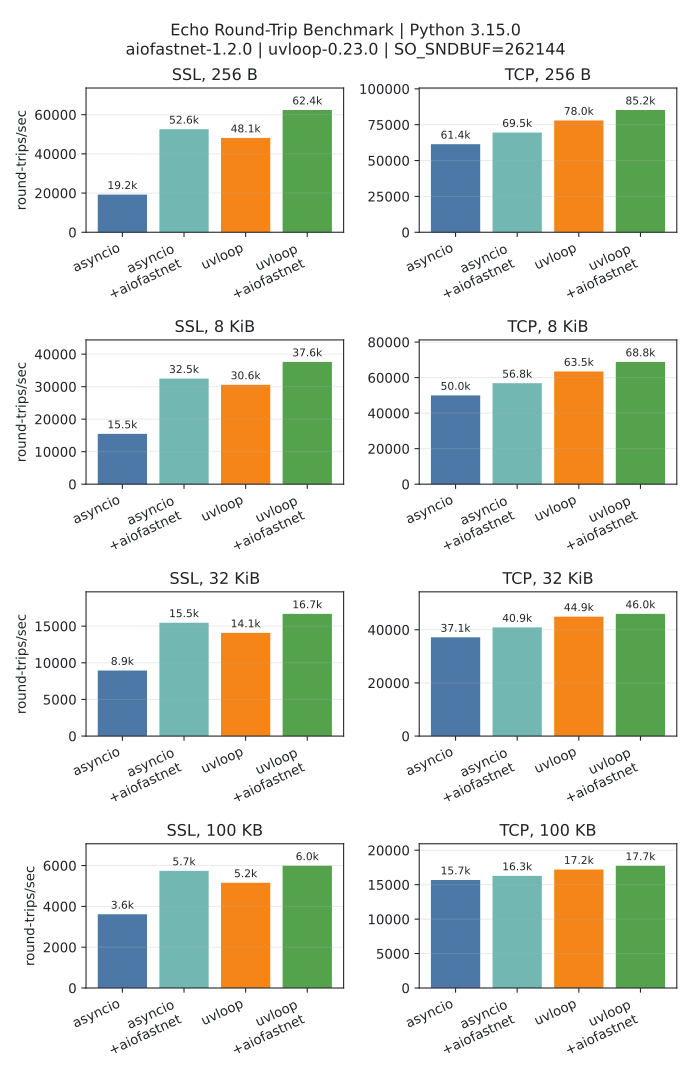

Recreate this plot in Python.
#!/usr/bin/env python3
import argparse
import asyncio
import logging
import math
import socket
import sys
from logging import basicConfig
from pathlib import Path

import matplotlib.pyplot as plt

import aiofastnet
from benchmark.plot_utils import SVG_PLOT_STYLE, save_svg
from examples.utils import build_ssl_contexts, run_pair, set_socket_sndbuf

try:
    import uvloop
except ImportError:
    uvloop = None


try:
    import blazio
except ImportError:
    blazio = None


UDP_MAX_PAYLOAD_SIZE = 65507
SUPPORTED_TRANSPORTS = ["ssl", "tcp", "udp"]
SUPPORTED_LOOPS = ["asyncio", "uvloop", "blazio"]


def _round_msg_size(msg_size: int, chunks: int) -> int:
    return max(chunks, ((msg_size + chunks // 2) // chunks) * chunks)


async def run_benchmark(args, loop_kind: str, variant: str, transport_kind: str, msg_size: int):
    if args.asyncio_debug:
        asyncio.get_running_loop().set_debug(True)

    payload = b"x" * msg_size

    server_ssl_ctx, client_ssl_ctx = build_ssl_contexts(enable_ktls=False) \
        if transport_kind == "ssl" else (None, None)

    if variant == "aiofastnet_fb":
        if server_ssl_ctx is not None:
            server_ssl_ctx._aiofastnet_force_fallback_ssl = True
            client_ssl_ctx._aiofastnet_force_fallback_ssl = True

    use_aiofastnet = "aiofastnet" in variant

    requests = await run_pair(
        use_aiofastnet,
        args.duration,
        payload,
        not args.simple,
        server_ssl_ctx,
        client_ssl_ctx,
        None,
        args.sndbuf_size,
        transport_kind,
        args.writelines,
        args.writelines_seq,
    )
    rps = requests/args.duration
    print(f"{transport_kind}-{loop_kind}-{variant}-{msg_size}: {rps:.2f}")

    return rps


def _plot_results(
    results: dict[str, dict[int, dict[str, float]]],
    msg_sizes: list[int],
    python_version: str,
    aiofastnet_version: str,
    sndbuf_size: int,
    uvloop_version: str,
    save_plot: bool,
) -> None:
    transports = list(filter((lambda t: t in results), SUPPORTED_TRANSPORTS))

    if not transports:
        return

    variants = _collect_variants(results)
    if not variants:
        return

    with plt.rc_context(SVG_PLOT_STYLE if save_plot else {}):
        fig, _axes = _plot_absolute_results(results, transports, msg_sizes, variants)
        fig.suptitle(
            f"Echo Round-Trip Benchmark | Python {python_version}\naiofastnet-{aiofastnet_version} | "
            f"uvloop-{uvloop_version} | SO_SNDBUF={sndbuf_size}"
        )
        fig.tight_layout()

        if save_plot:
            output_path = Path(__file__).with_name("benchmark.svg")
            save_svg(fig, output_path)
            print(f"saved plot to {output_path}")

        heatmap_fig = _plot_speedup_heatmap(results, transports, msg_sizes)
        if heatmap_fig is not None:
            heatmap_fig.suptitle("aiofastnet speedup over native")
            heatmap_fig.tight_layout()
            if save_plot:
                output_path = Path(__file__).with_name("benchmark_speedup.svg")
                save_svg(heatmap_fig, output_path)
                print(f"saved plot to {output_path}")
        else:
            print("skipped speedup heatmap: need both native and aiofastnet results for at least one loop")

        if not save_plot:
            plt.show()


def _collect_variants(results: dict[str, dict[int, dict[str, float]]]) -> list[str]:
    preferred = ["asyncio", "asyncio+aiofastnet", "uvloop", "uvloop+aiofastnet"]
    seen = set()
    variants = []

    for variant in preferred:
        if any(variant in by_variant for by_msg in results.values() for by_variant in by_msg.values()):
            variants.append(variant)
            seen.add(variant)

    for by_msg in results.values():
        for by_variant in by_msg.values():
            for variant in by_variant:
                if variant not in seen:
                    variants.append(variant)
                    seen.add(variant)

    return variants


def _plot_absolute_results(
    results: dict[str, dict[int, dict[str, float]]],
    transports: list[str],
    msg_sizes: list[int],
    variants: list[str],
):
    rows = len(msg_sizes)
    cols = len(transports)
    fig_width = max(6.0, 3.6 * cols)
    fig_height = max(3.2, 2.8 * rows)
    fig, axes = plt.subplots(rows, cols, figsize=(fig_width, fig_height), squeeze=False)

    for row, msg_size in enumerate(msg_sizes):
        for col, transport in enumerate(transports):
            ax = axes[row][col]
            values_by_variant = results.get(transport, {}).get(msg_size, {})
            local_variants = [variant for variant in variants if variant in values_by_variant]
            values = [values_by_variant[variant] for variant in local_variants]

            if values:
                bars = ax.bar(range(len(local_variants)), values, color=_variant_colors(local_variants))
                ax.set_ylim(0, max(values) * 1.18)
                _annotate_bars(ax, bars, values)
            else:
                ax.set_ylim(0, 1)
                ax.text(0.5, 0.5, "no data", ha="center", va="center", transform=ax.transAxes)

            ax.set_title(f"{transport.upper()}, {_format_msg_size(msg_size)}")
            ax.set_xticks(range(len(local_variants)))
            ax.set_xticklabels([_format_variant(variant) for variant in local_variants], rotation=25, ha="right")
            ax.grid(axis="y", alpha=0.25)

            if col == 0:
                ax.set_ylabel("round-trips/sec")

    return fig, axes


def _plot_speedup_heatmap(
    results: dict[str, dict[int, dict[str, float]]],
    transports: list[str],
    msg_sizes: list[int],
):
    row_labels = []
    heatmap_data = []

    for transport in transports:
        for loop_kind in ("asyncio", "uvloop"):
            native_key = loop_kind
            aiofastnet_key = f"{loop_kind}+aiofastnet"
            row = []
            has_pair = False

            for msg_size in msg_sizes:
                values = results.get(transport, {}).get(msg_size, {})
                native = values.get(native_key)
                aiofastnet = values.get(aiofastnet_key)
                if native and aiofastnet:
                    row.append(aiofastnet / native)
                    has_pair = True
                else:
                    row.append(math.nan)

            if has_pair:
                row_labels.append(f"{transport.upper()} {loop_kind}")
                heatmap_data.append(row)

    if not heatmap_data:
        return None

    fig_width = max(6.0, 1.5 * len(msg_sizes) + 3.0)
    fig_height = max(2.6, 0.55 * len(row_labels) + 1.6)
    fig, ax = plt.subplots(figsize=(fig_width, fig_height))
    finite_values = [value for row in heatmap_data for value in row if not math.isnan(value)]
    vmin = min(1.0, min(finite_values))
    vmax = max(finite_values)
    if vmin == vmax:
        vmax = vmin + 0.01
    image = ax.imshow(heatmap_data, cmap="YlGn", aspect="auto", vmin=vmin, vmax=vmax)

    ax.set_xticks(range(len(msg_sizes)))
    ax.set_xticklabels([_format_msg_size(msg_size) for msg_size in msg_sizes])
    ax.set_yticks(range(len(row_labels)))
    ax.set_yticklabels(row_labels)

    for row_idx, row in enumerate(heatmap_data):
        for col_idx, value in enumerate(row):
            if math.isnan(value):
                label = "-"
            else:
                label = f"{value:.2f}x"
            ax.text(col_idx, row_idx, label, ha="center", va="center", color="black")

    fig.colorbar(image, ax=ax, label="speedup")
    return fig


def _format_msg_size(size: int) -> str:
    if size >= 1024 and size % 1024 == 0:
        return f"{size // 1024} KiB"
    if size >= 1000:
        return f"{size / 1000:g} KB"
    return f"{size} B"


def _format_variant(variant: str) -> str:
    return variant.replace("+", "\n+")


def _variant_colors(variants: list[str]) -> list[str]:
    colors = {
        "asyncio": "#4c78a8",
        "asyncio+aiofastnet": "#72b7b2",
        "uvloop": "#f58518",
        "uvloop+aiofastnet": "#54a24b",
    }
    return [colors.get(variant, "#b279a2") for variant in variants]


def _format_rps(value: float) -> str:
    if value >= 1000:
        return f"{value / 1000:.1f}k"
    return f"{value:.0f}"


def _annotate_bars(ax, bars, values: list[float]) -> None:
    y_max = max(values)
    offset = y_max * 0.025 if y_max > 0 else 0.1
    for bar, value in zip(bars, values):
        ax.text(
            bar.get_x() + bar.get_width() / 2,
            bar.get_height() + offset,
            _format_rps(value),
            ha="center",
            va="bottom",
            fontsize=8,
        )


def main():
    parser = argparse.ArgumentParser(description="Echo round-trip benchmark over loopback.")
    parser.add_argument("--msg-sizes", default="256,8192,32768,100000", help="Comma-separated message sizes in bytes")
    parser.add_argument("--loops", default="asyncio,uvloop", help="Comma-separated event loops (asyncio,uvloop)")
    parser.add_argument(
        "--variant",
        default="native,aiofastnet",
        help="Comma-separated backend variants, any of (native,aiofastnet_fb,aiofastnet)",
    )
    parser.add_argument("--transport", default="ssl,tcp", help="Comma-separated transport types (tcp,ssl,udp)")
    parser.add_argument("--duration", type=float, default=5.0, help="Benchmark duration in seconds" )
    parser.add_argument(
        "--sndbuf-size",
        type=int,
        default=256*1024,
        help="Socket SO_SNDBUF value to request",
    )
    parser.add_argument("--simple", action="store_true", help="Use simple protocol instead of buffered")
    parser.add_argument("--writelines", type=int, help="Divide each client message into this many chunks and send it with writelines()")
    parser.add_argument(
        "--writelines-seq",
        action="store_true",
        help="Send the --writelines chunks with individual write() calls instead of writelines()",
    )
    parser.add_argument("--save-plot", action="store_true", help="Save plot to benchmark/benchmark.svg")
    parser.add_argument("--no-plot", action="store_true", help="Disable plotting")
    parser.add_argument("--asyncio-debug", action="store_true", help="Enable loop debug")
    args = parser.parse_args()

    if args.duration <= 0:
        parser.error("--duration must be > 0")
    if args.sndbuf_size <= 0:
        parser.error("--sndbuf-size must be > 0")
    if args.writelines is not None and args.writelines <= 0:
        parser.error("--writelines must be > 0")
    if args.writelines_seq and args.writelines is None:
        parser.error("--writelines-seq requires --writelines")

    args.transports = [transport.strip() for transport in args.transport.split(",") if transport.strip()]
    args.loops = [loop_name.strip() for loop_name in args.loops.split(",") if loop_name.strip()]
    args.variants = [kind.strip() for kind in args.variant.split(",") if kind.strip()]
    args.msg_sizes = [int(part.strip()) for part in args.msg_sizes.split(",") if part.strip()]
    if any(msg_size <= 0 for msg_size in args.msg_sizes):
        parser.error("--msg-sizes must contain integers > 0")
    if args.writelines is not None:
        args.msg_sizes = [_round_msg_size(msg_size, args.writelines) for msg_size in args.msg_sizes]

    unknown_loops = [loop_name for loop_name in args.loops if loop_name not in SUPPORTED_LOOPS]
    if unknown_loops:
        parser.error(f"Unknown --loops values: {unknown_loops}. Valid: {SUPPORTED_LOOPS}")

    unknown_transports = [transport for transport in args.transports if transport not in SUPPORTED_TRANSPORTS]
    if unknown_transports:
        parser.error(f"Unknown --transport values: {unknown_transports}. Valid: {SUPPORTED_TRANSPORTS}")
    if args.writelines is not None and "udp" in args.transports:
        parser.error("--writelines is not supported with udp")

    if any(loop_name == "uvloop" for loop_name in args.loops) and uvloop is None:
        parser.error("uvloop variant requested but uvloop is not installed")

    all_results: dict[str, dict[int, dict[str, float]]] = {}
    aiofastnet_version = getattr(aiofastnet, "__version__", "unknown")
    uvloop_version = getattr(uvloop, "__version__", "not installed")
    with socket.socket(socket.AF_INET, socket.SOCK_STREAM) as probe_sock:
        effective_sndbuf = set_socket_sndbuf(probe_sock, args.sndbuf_size)

    print(f"msg_sizes={','.join(str(x) for x in args.msg_sizes)}")
    print(f"loops={','.join(args.loops)}")
    print(f"duration={args.duration:.3f}s")
    if args.writelines is not None:
        print(f"writelines={args.writelines}")
        print(f"writelines_seq={args.writelines_seq}")
    print(f"python={sys.version.split()[0]}")
    print(f"aiofastnet={aiofastnet_version}")
    print(f"uvloop={uvloop_version}")
    print(f"SNDBUF={effective_sndbuf})")

    for transport_kind in args.transports:
        all_results[transport_kind] = {}
        for msg_size in args.msg_sizes:
            all_results[transport_kind][msg_size] = {}
            if transport_kind == "udp" and msg_size > UDP_MAX_PAYLOAD_SIZE:
                print(f"udp-{msg_size}: skipped, exceeds UDP payload limit {UDP_MAX_PAYLOAD_SIZE}")
                continue
            for loop_kind in args.loops:
                for variant in args.variants:
                    if loop_kind == "uvloop":
                        loop_factory = uvloop.Loop
                    elif loop_kind == "blazio":
                        loop_factory = blazio.new_event_loop
                    else:
                        loop_factory = asyncio.SelectorEventLoop
                    rps = asyncio.run(
                        run_benchmark(args, loop_kind, variant, transport_kind, msg_size),
                        loop_factory=loop_factory,
                    )
                    if variant == "native":
                        name = loop_kind
                    else:
                        name = f"{loop_kind}+{variant}"
                    all_results[transport_kind][msg_size][name] = rps

    if not args.no_plot:
        _plot_results(
            all_results,
            args.msg_sizes,
            sys.version.split()[0],
            aiofastnet_version,
            effective_sndbuf,
            uvloop_version,
            args.save_plot,
        )


if __name__ == "__main__":
    basicConfig(level=logging.WARNING)
    main()
